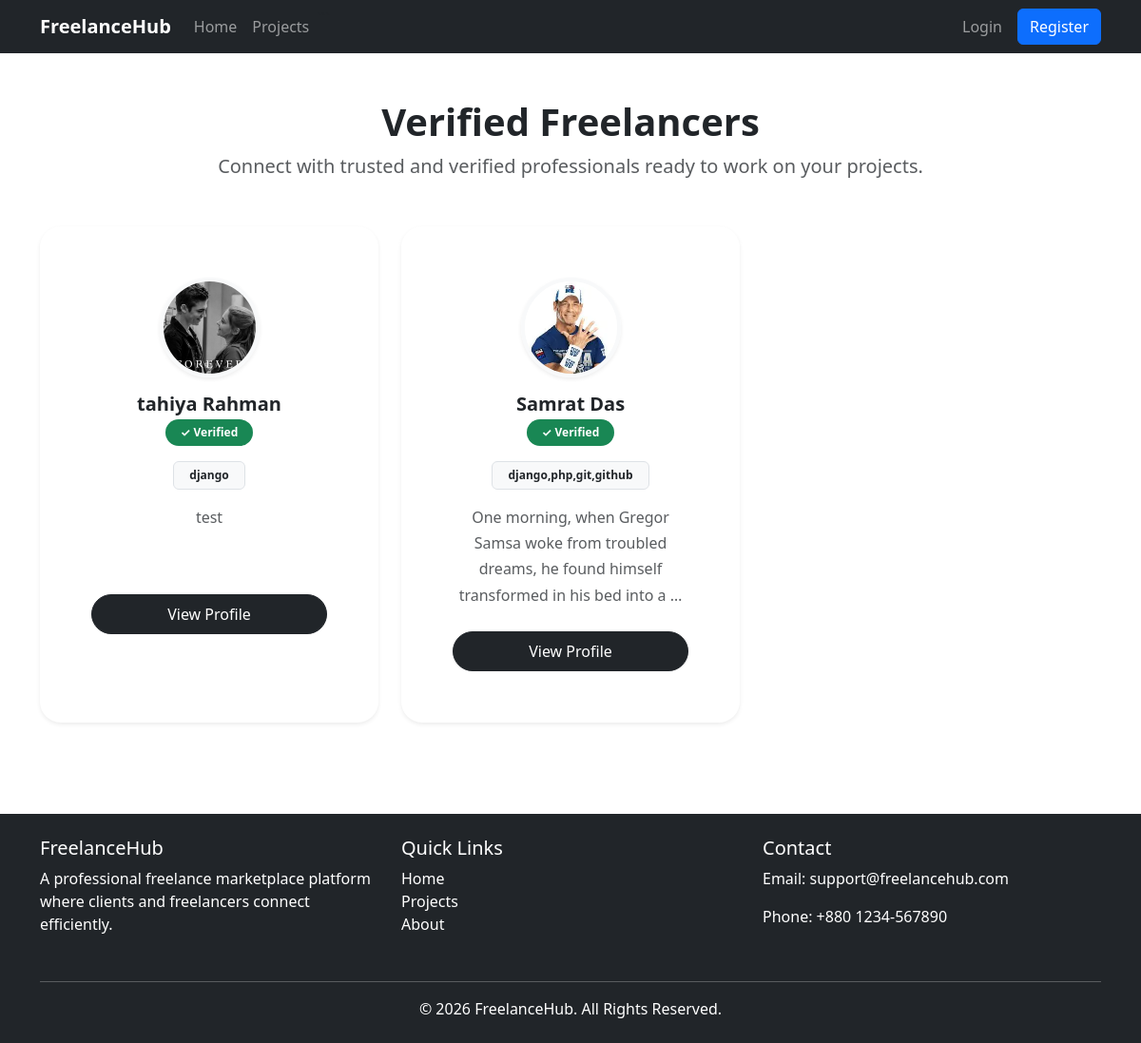
Before: /profile/freelancers/ with the older database file.
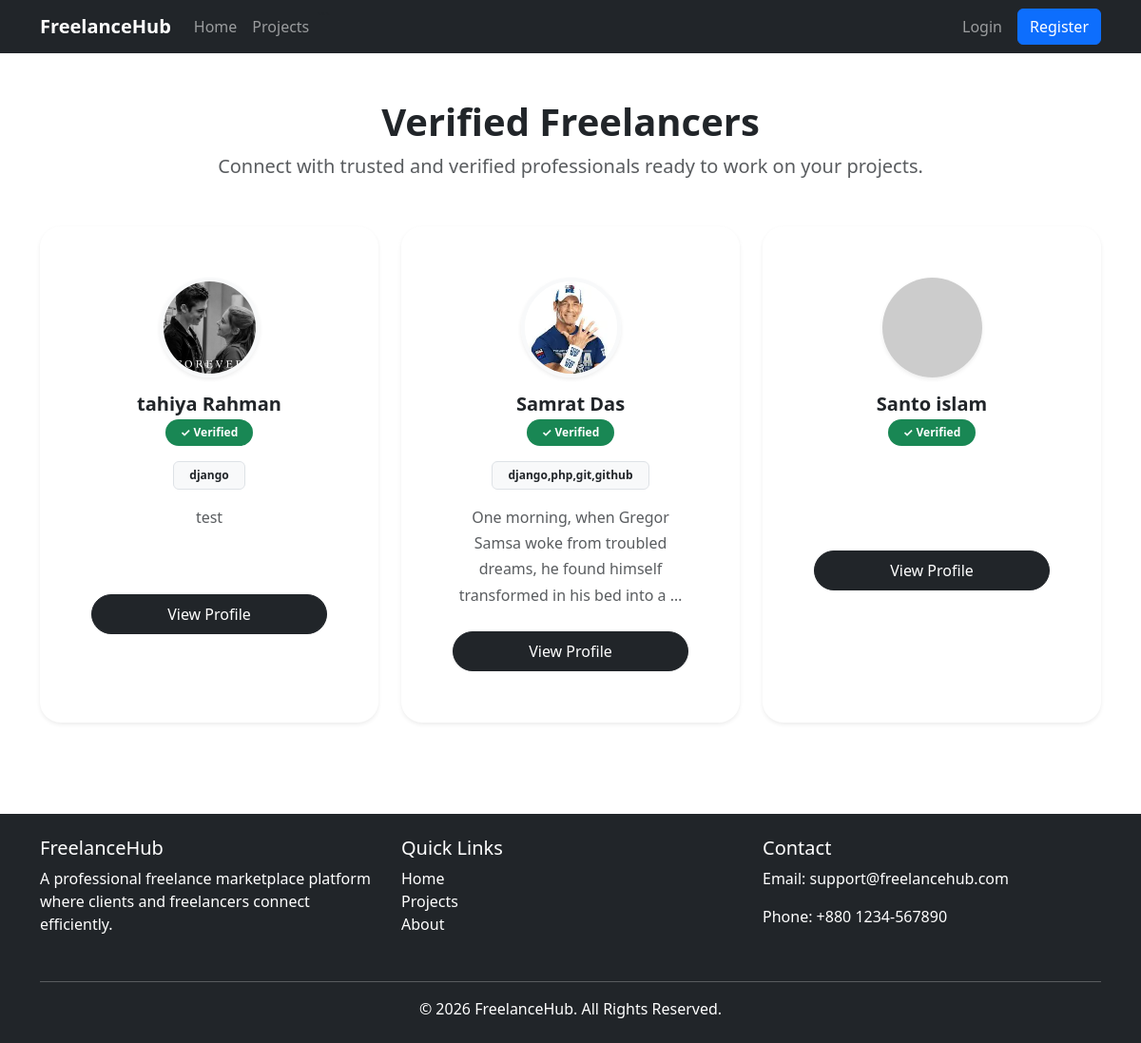
After: the same page with the newer database file.
### profiles/models.py (models this page shows, shortened)
class FreelanceProfile(models.Model):
    user = models.OneToOneField(
        settings.AUTH_USER_MODEL,
        on_delete=models.CASCADE,
        related_name='freelancer_profile'
    )
    profile_image = models.ImageField(
        upload_to='freelancers/',
        blank=True,
        null=True
    )
    bio = models.TextField(
        blank=True
    )
    skills = models.CharField(
        max_length=300,
        blank=True,
        help_text='Separate skills with commas'
    )
    category = models.ForeignKey(
    Category,
    on_delete=models.SET_NULL,
    null=True,
    blank=True
)
    github = models.URLField(
        blank=True
    )
    linkedin = models.URLField(
        blank=True
    )
    portfolio = models.URLField(
        blank=True
    )
    hourly_rate = models.DecimalField(
        max_digits=10,
        decimal_places=2,
        blank=True,
        null=True
    )

### accounts/models.py (models this page shows, shortened)
class User(AbstractUser):
    role= models.CharField(max_length=50,choices=ROLE_CHOICES)
    is_verified= models.BooleanField(default=False)

### profiles/views.py (the view)
# urls.py: path('freelancers/',freelancer_list,name='freelancer_list'),
def freelancer_list(request):
    freelancers = FreelanceProfile.objects.filter(
        user__role='freelancer',
        user__is_verified=True
    ).select_related('user')
    return render(
        request,
        'profiles/freelancer_list.html',
        {
            'freelancers': freelancers
        }
    )

### notifications/context_processors.py (called while the page is built)
def notification_count(request):
    count = 0
    if request.user.is_authenticated:
        count = Notification.objects.filter(
            user=request.user,
            is_read=False
        ).count()
    return {
        'notification_count': count
    }

### profiles/templates/profiles/freelancer_list.html (shortened to what this page needs)
{% extends 'base.html' %}
{% block content %}
<div class="container py-5">
    <div class="text-center mb-5">
        <h1 class="fw-bold display-6">
            Verified Freelancers
        </h1>
        <p class="text-muted fs-5">
            Connect with trusted and verified professionals
            ready to work on your projects.
        </p>
    </div>
    <div class="row g-4">
        {% for freelancer in freelancers %}
        <div class="col-lg-4 col-md-6">
            <div
                class="card border-0 shadow-sm h-100 freelancer-card"
                style="border-radius:22px;"
            >
                <div class="card-body p-4 text-center">
                    {% if freelancer.profile_image %}
                    <img
                        src="{{ freelancer.profile_image.url }}"
                        class="rounded-circle shadow-sm mb-3"
                        width="105"
                        height="105"
                        style="
                            object-fit:cover;
                            border:4px solid #f8f9fa;
                        "
                    >
                    {% else %}
                    <img
                        src="https://via.placeholder.com/105"
                        class="rounded-circle shadow-sm mb-3"
                    >
                    {% endif %}
                    <h5 class="fw-bold mb-1">
                        {{ freelancer.user.first_name }}
                        {{ freelancer.user.last_name }}
                    </h5>
                    <span
                        class="badge rounded-pill bg-success px-3 py-2 mb-3"
                    >
                        ✓ Verified
                    </span>
                    {% if freelancer.skills %}
                    <div class="mb-3">
                        <span
                            class="
                                badge
                                bg-light
                                text-dark
                                border
                                px-3
                                py-2
                            "
                        >
                            {{ freelancer.skills }}
                        </span>
                    </div>
                    {% endif %}
                    <p
                        class="text-muted"
                        style="
                            min-height:70px;
                            line-height:1.7;
                        "
                    >
                        {{ freelancer.bio|truncatewords:18 }}
                    </p>
                    <div class="d-grid mt-4">
                        <a
                            href="{% url 'freelancer_profile' freelancer.user.id %}"
                            class="btn btn-dark rounded-pill py-2"
                        >
                            View Profile
                        </a>
                    </div>
                </div>
            </div>
        </div>
        {% endfor %}
    </div>
</div>
{% endblock %}

### templates/base.html (shortened to what this page needs)
{% load static %}
<!DOCTYPE html>
<html lang="en">
<head>
    <link href="https://cdn.jsdelivr.net/npm/bootstrap@5.3.7/dist/css/bootstrap.min.css" rel="stylesheet">
    <link rel="stylesheet" href="{% static 'style.css' %}">
</head>
<body>
    {% include 'navbar.html' %}
    <main>
        {% block content %}
        {% endblock %}
    </main>
    {% include 'footer.html' %}
</body>
</html>

### templates/navbar.html (shortened to what this page needs)
<nav class="navbar navbar-expand-lg navbar-dark bg-dark">
  <div class="container">
    <a class="navbar-brand fw-bold" href="/"> FreelanceHub </a>
    <div class="collapse navbar-collapse" id="navbarContent">
      <ul class="navbar-nav me-auto mb-2 mb-lg-0">
        <li class="nav-item">
          <a class="nav-link" href="/"> Home </a>
        </li>
        <li class="nav-item">
          <a class="nav-link" href="{% url 'project_list' %}"> Projects </a>
        </li>
      </ul>
      <ul class="navbar-nav align-items-center">
        {% if user.is_authenticated %}
        <li class="nav-item">
          <a class="nav-link" href="{% url 'profile' %}"> Profile </a>
        </li>
        <li class="nav-item">
          {% if user.role == 'client' %}
          <a class="nav-link" href="{% url 'proposal_dashboard' %}">
            Dashboard
          </a>
          {% elif user.role == 'freelancer' %}
          <a class="nav-link" href="{% url 'freelancer_dashboard' %}">
            Dashboard
          </a>
          {% endif %}
        </li>
        <li class="nav-item">
          <a
            class="nav-link position-relative"
            href="{% url 'notification_list' %}"
          >
            🔔 {% if notification_count > 0 %}
            <span
              class="position-absolute top-0 start-100 translate-middle badge rounded-pill bg-danger"
            >
              {{ notification_count }}
            </span>
            {% endif %}
          </a>
        </li>
        <li class="nav-item">
          <span class="nav-link text-warning">
            Hello, {{ user.first_name }}
          </span>
        </li>
        <li class="nav-item">
          <a class="btn btn-danger ms-2" href="{% url 'logout' %}"> Logout </a>
        </li>
        {% else %}
        <li class="nav-item">
          <a class="nav-link" href="{% url 'login' %}"> Login </a>
        </li>
        <li class="nav-item">
          <a class="btn btn-primary ms-2" href="{% url 'register' %}">
            Register
          </a>
        </li>
        {% endif %}
      </ul>
    </div>
  </div>
</nav>

### templates/footer.html
<footer class="bg-dark text-white mt-5 py-4">
    <div class="container">
        <div class="row">
            <div class="col-md-4 mb-3">
                <h5>
                    FreelanceHub
                </h5>
                <p>
                    A professional freelance marketplace platform where clients and freelancers connect efficiently.
                </p>
            </div>
            <div class="col-md-4 mb-3">
                <h5>
                    Quick Links
                </h5>
                <ul class="list-unstyled">
                    <li>
                        <a href="#" class="text-white text-decoration-none">
                            Home
                        </a>
                    </li>
                    <li>
                        <a href="#" class="text-white text-decoration-none">
                            Projects
                        </a>
                    </li>
                    <li>
                        <a href="#" class="text-white text-decoration-none">
                            About
                        </a>
                    </li>
                </ul>
            </div>
            <div class="col-md-4 mb-3">
                <h5>
                    Contact
                </h5>
                <p>
                    Email: support@freelancehub.com
                </p>
                <p>
                    Phone: +880 1234-567890
                </p>
            </div>
        </div>
        <hr>
        <div class="text-center">
            <p class="mb-0">
                © 2026 FreelanceHub. All Rights Reserved.
            </p>
        </div>
    </div>
</footer>

### static/style.css (style rules this page uses)
.freelancer-card { background:white; border-radius:22px; padding:30px; text-align:center; height:100%; box-shadow:0 8px 25px rgba(0,0,0,.08); transition:.35s; border:none; }

### profiles/templates/profiles/freelancer_list.html (style rules this page uses)
.freelancer-card { position:relative; overflow:hidden; transition:all 0.4s ease; background:#fff; }
.freelancer-card::before { content:''; position:absolute; top:0; left:-120%; width:60%; height:100%; background: linear-gradient( 120deg, transparent, rgba(255,255,255,0.4), transparent ); transition:0.7s; }

Changed rows visible on the page:
added FreelanceProfile: user.first_name "Santo", user.last_name "islam"
